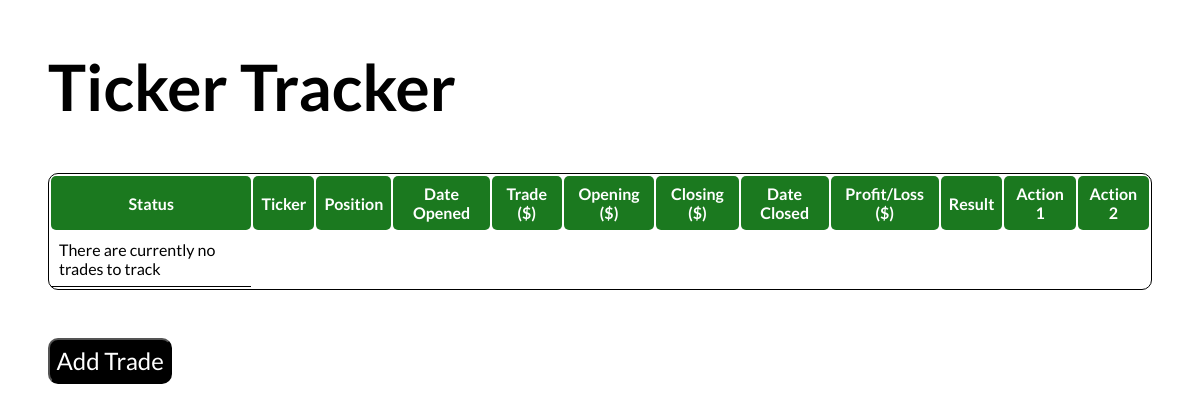
The app's page /, older data.
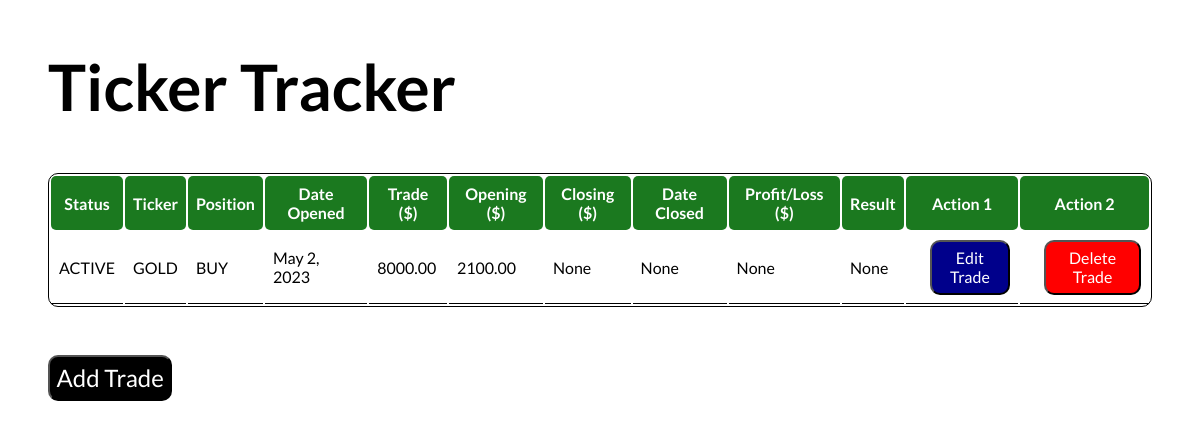
The same page, newer data.
### tracker/models.py (models this page shows, shortened)
class Tracker(models.Model):
    status = models.CharField(max_length= 6, null=False, blank=False)
    ticker = models.CharField(max_length= 8, null=False, blank=False)
    position = models.CharField(max_length= 4, null=False, blank=False)
    date_opened = models.DateField(null=False, blank=False)
    amount_traded = models.DecimalField(max_digits=8, decimal_places=2, null=False, blank=False)
    opening_price = models.DecimalField(max_digits=8, decimal_places=2, null=False, blank=False)
    closing_price = models.DecimalField(max_digits=8, decimal_places=2, null=True, blank=True)
    date_closed = models.DateField(null=True, blank=True)
    profit_loss = models.DecimalField(max_digits=8, decimal_places=2, null=True, blank=True)
    result = models.CharField(max_length= 4, null=True, blank=True)

### tracker/views.py (the view)
# urls.py: path('', get_tracker, name='get_tracker'),
def get_tracker(request):
    trackers = Tracker.objects.all()
    context = {
        'tracker': trackers
    }
    return render(request, 'tracker/tracker.html', context)

### tracker/templates/tracker/tracker.html (shortened to what this page needs)
{% load static %}
<!DOCTYPE html>
<html lang="en">
<head>
    <link rel="stylesheet" type='text/css' href="{% static 'css/style.css' %}">
</head>
<body>
    <h1>Ticker Tracker</h1>
    <table>
        <th class="table_header">Status</th>
        <th class="table_header">Ticker</th>
        <th class="table_header">Position</th>
        <th class="table_header">Date Opened</th>
        <th class="table_header">Trade ($)</th>
        <th class="table_header">Opening ($)</th>
        <th class="table_header">Closing ($)</th>
        <th class="table_header">Date Closed</th>
        <th class="table_header">Profit/Loss ($)</th>
        <th class="table_header">Result</th>
        <th class="table_header">Action 1</th>
        <th class="table_header">Action 2</th>
        {% for ticker in tracker%}
        <tr class="table_row">
            <td>{{ ticker.status }}</td>
            <td>{{ ticker.ticker }}</td>
            <td>{{ ticker.position }}</td>
            <td>{{ ticker.date_opened }}</td>
            <td>{{ ticker.amount_traded }}</td>
            <td>{{ ticker.opening_price }}</td>
            <td>{{ ticker.closing_price }}</td>
            <td>{{ ticker.date_closed }}</td>
            <td>{{ ticker.profit_loss }}</td>
            <td>{{ ticker.result }}</td>
            <td>
                <a href="/edit_trade/ {{ ticker.id }}">
                    <button class="edit_button">Edit Trade</button>
                </a>
            </td>
            <td>
                <a href="/delete_trade/ {{ ticker.id }}">
                    <button class="delete_button">Delete Trade</button>
                </a>
            </td>
        </tr>
        {% empty %}
        <tr><td>There are currently no trades to track</td></tr>
        {% endfor %}
    </table>
    <a href="/add_trade"><button class="add_button">Add Trade</button></a>
</body>
</html>

Row changes from the older to the newer data that the page shows:
added Tracker: status "ACTIVE", ticker "GOLD", position "BUY", date_opened "May 2, 2023", amount_traded "8000.00", opening_price "2100.00", closing_price "None", date_closed "None", profit_loss "None", result "None"
Text that changed along with them:
text no longer shown: "There are currently no trades to track"
